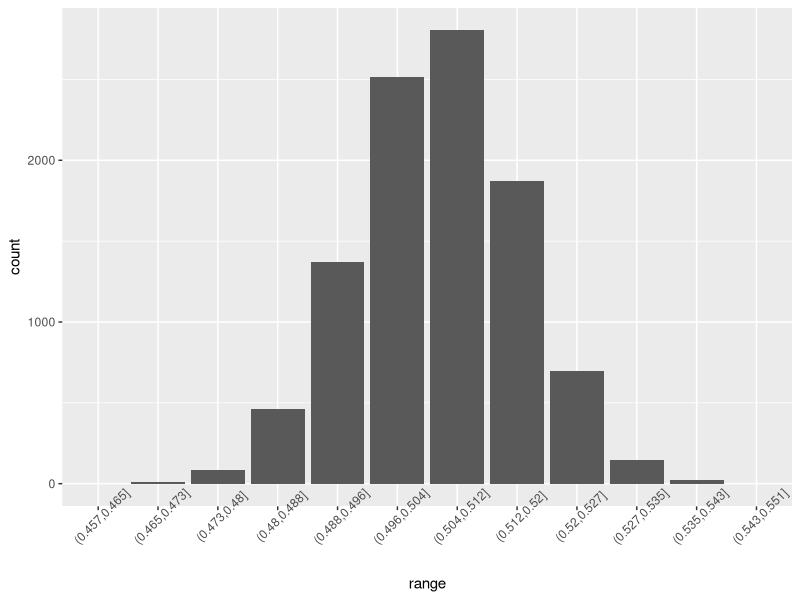

R code for this plot:
library(ggplot2)

voted_favor = 3208
voted_oppose = 3143


test_favor = 730
test_oppose = 942
test_total = test_favor+test_oppose
test_favor_ratio = test_favor/test_total


n=10000
data = c(rep(1,voted_favor),rep(0,voted_oppose))

ratio_distrib = c()
for (i in 1:n){
  perm = sample(data,test_total)
  perm_favor = sum(perm)
  perm_favor_ratio = perm_favor/test_total
  ratio_distrib <- c(ratio_distrib,perm_favor_ratio)
}

ratio_min = min(ratio_distrib)
ratio_max = max(ratio_distrib)
step = (ratio_max-ratio_min)/10

range_distrib = cut(ratio_distrib,breaks=seq(ratio_min-step,ratio_max+step,step))
df <- as.data.frame(table(range_distrib))
names(df) <- c("range","count")

ggplot(data=df,aes(x=range,y=count))+geom_bar(stat = "identity")+theme(axis.text.x = element_text(angle=45))
